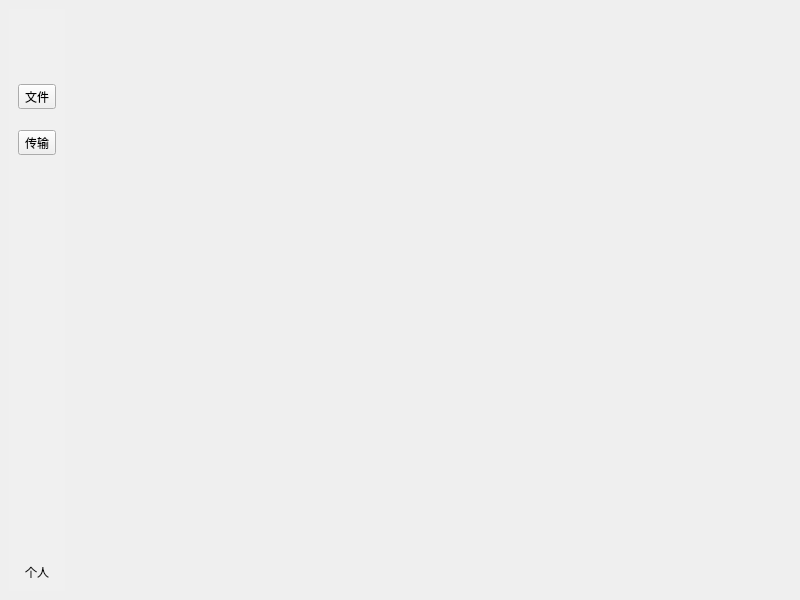
<?xml version="1.0" encoding="UTF-8"?>
<ui version="4.0">
 <class>MainWindow</class>
 <widget class="QMainWindow" name="MainWindow">
  <property name="geometry">
   <rect>
    <x>0</x>
    <y>0</y>
    <width>800</width>
    <height>600</height>
   </rect>
  </property>
  <property name="windowTitle">
   <string>MainWindow</string>
  </property>
  <widget class="QWidget" name="centralwidget">
   <layout class="QHBoxLayout" name="horizontalLayout">
    <item>
     <widget class="QWidget" name="sideBar" native="true">
      <property name="sizePolicy">
       <sizepolicy hsizetype="Minimum" vsizetype="Expanding">
        <horstretch>0</horstretch>
        <verstretch>0</verstretch>
       </sizepolicy>
      </property>
      <property name="styleSheet">
       <string notr="true">QWidget{
	background-color: rgb(240, 240, 240);  /* 设置背景色为灰色 */
}</string>
      </property>
      <layout class="QVBoxLayout" name="verticalLayout">
       <item>
        <widget class="QLabel" name="labelIcon">
         <property name="sizePolicy">
          <sizepolicy hsizetype="Minimum" vsizetype="Preferred">
           <horstretch>0</horstretch>
           <verstretch>0</verstretch>
          </sizepolicy>
         </property>
         <property name="minimumSize">
          <size>
           <width>0</width>
           <height>45</height>
          </size>
         </property>
         <property name="text">
          <string/>
         </property>
         <property name="pixmap">
          <pixmap>:/Icon/cloud43.png</pixmap>
         </property>
        </widget>
       </item>
       <item>
        <spacer name="verticalSpacer_1">
         <property name="orientation">
          <enum>Qt::Vertical</enum>
         </property>
         <property name="sizeType">
          <enum>QSizePolicy::Fixed</enum>
         </property>
         <property name="sizeHint" stdset="0">
          <size>
           <width>20</width>
           <height>15</height>
          </size>
         </property>
        </spacer>
       </item>
       <item>
        <widget class="QToolButton" name="toolButtonFile">
         <property name="sizePolicy">
          <sizepolicy hsizetype="Minimum" vsizetype="Fixed">
           <horstretch>0</horstretch>
           <verstretch>0</verstretch>
          </sizepolicy>
         </property>
         <property name="layoutDirection">
          <enum>Qt::LeftToRight</enum>
         </property>
         <property name="text">
          <string>文件</string>
         </property>
         <property name="icon">
          <iconset>
           <normaloff>:/Icon/file.png</normaloff>:/Icon/file.png</iconset>
         </property>
         <property name="toolButtonStyle">
          <enum>Qt::ToolButtonTextUnderIcon</enum>
         </property>
        </widget>
       </item>
       <item>
        <spacer name="verticalSpacer_2">
         <property name="orientation">
          <enum>Qt::Vertical</enum>
         </property>
         <property name="sizeType">
          <enum>QSizePolicy::Fixed</enum>
         </property>
         <property name="sizeHint" stdset="0">
          <size>
           <width>20</width>
           <height>15</height>
          </size>
         </property>
        </spacer>
       </item>
       <item>
        <widget class="QToolButton" name="toolButtonTranslation">
         <property name="sizePolicy">
          <sizepolicy hsizetype="Minimum" vsizetype="Fixed">
           <horstretch>0</horstretch>
           <verstretch>0</verstretch>
          </sizepolicy>
         </property>
         <property name="text">
          <string>传输</string>
         </property>
         <property name="icon">
          <iconset>
           <normaloff>:/Icon/translation list.png</normaloff>:/Icon/translation list.png</iconset>
         </property>
         <property name="toolButtonStyle">
          <enum>Qt::ToolButtonTextUnderIcon</enum>
         </property>
        </widget>
       </item>
       <item>
        <spacer name="verticalSpacer_3">
         <property name="orientation">
          <enum>Qt::Vertical</enum>
         </property>
         <property name="sizeHint" stdset="0">
          <size>
           <width>20</width>
           <height>40</height>
          </size>
         </property>
        </spacer>
       </item>
       <item>
        <widget class="QToolButton" name="toolButtonPerson">
         <property name="sizePolicy">
          <sizepolicy hsizetype="Minimum" vsizetype="Fixed">
           <horstretch>0</horstretch>
           <verstretch>0</verstretch>
          </sizepolicy>
         </property>
         <property name="styleSheet">
          <string notr="true">.QToolButton{
border-width: 1px;
border-radius: 2px;
}

.QPushButton:hover{
background-color : rgb(236,236,238);
}</string>
         </property>
         <property name="text">
          <string>个人</string>
         </property>
         <property name="icon">
          <iconset>
           <normaloff>:/Icon/person center.png</normaloff>:/Icon/person center.png</iconset>
         </property>
         <property name="iconSize">
          <size>
           <width>16</width>
           <height>16</height>
          </size>
         </property>
         <property name="toolButtonStyle">
          <enum>Qt::ToolButtonTextUnderIcon</enum>
         </property>
        </widget>
       </item>
      </layout>
     </widget>
    </item>
    <item>
     <widget class="QStackedWidget" name="stackedWidget">
      <property name="minimumSize">
       <size>
        <width>400</width>
        <height>300</height>
       </size>
      </property>
     </widget>
    </item>
   </layout>
  </widget>
 </widget>
 <resources/>
 <connections/>
</ui>
